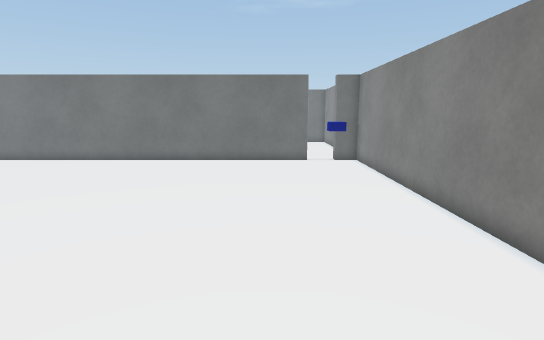
[1] (above)

19 first-person views from a walk through a scene from a Unity 3-D project. The camera is 1.4 m above the floor, tilts 10° down and sees 80° across. The floor is counted in squares, 0.5 m on a side. Each view is taken from the middle of a square. On the plan, view 1 faces up. The plan holds only what a view shows up to about 20 squares ahead; the rest is blank. The place goes on beyond the plan. Some surface patterns are stand-ins.

[2]
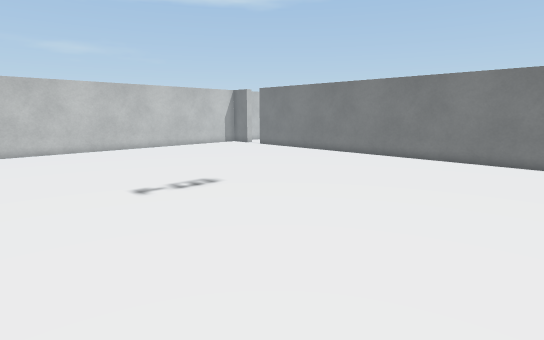

[3]
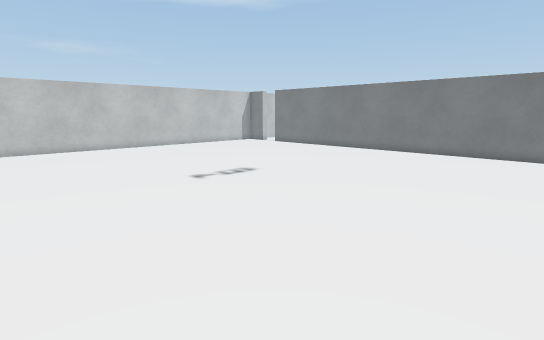

[4]
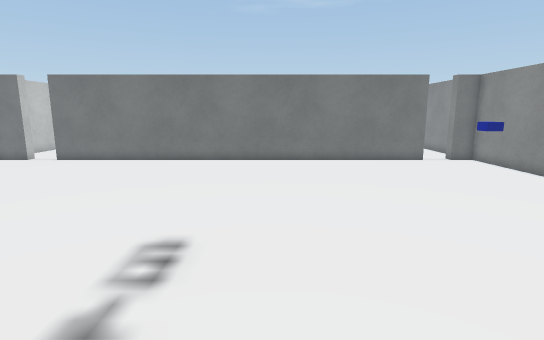

[5]
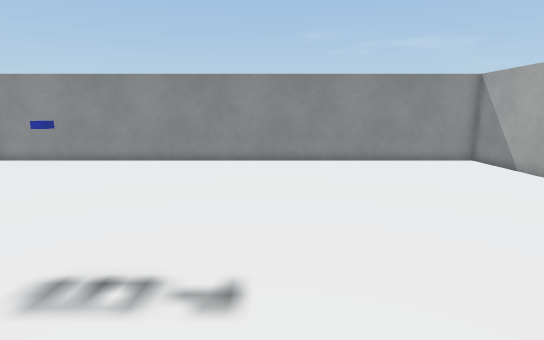

[6]
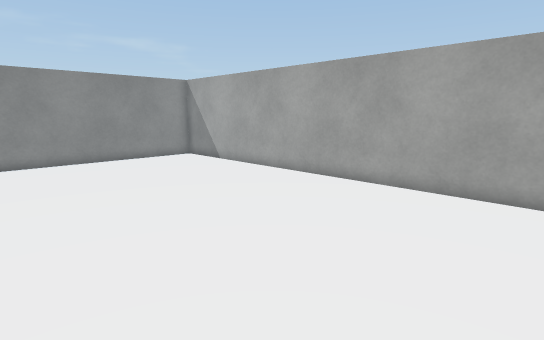

[7]
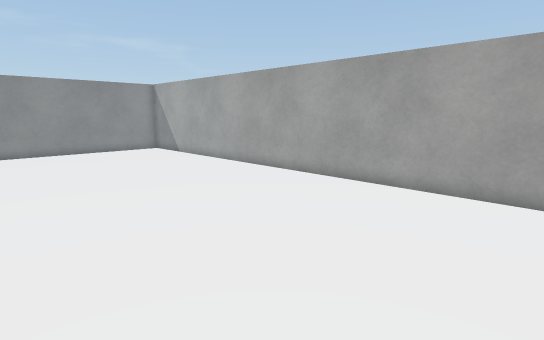

[8]
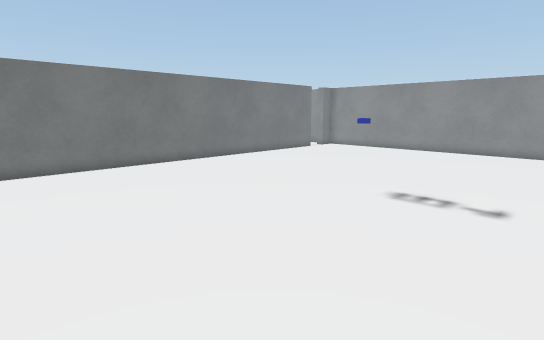

[9]
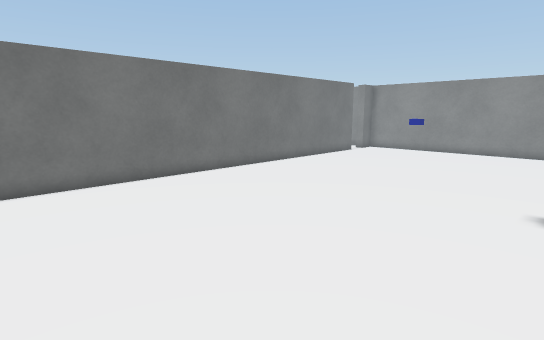

[10]
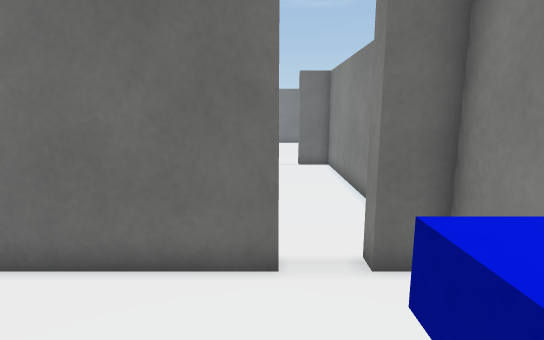

[11]
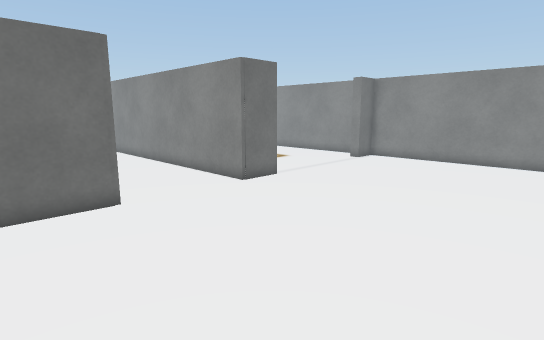

[12]
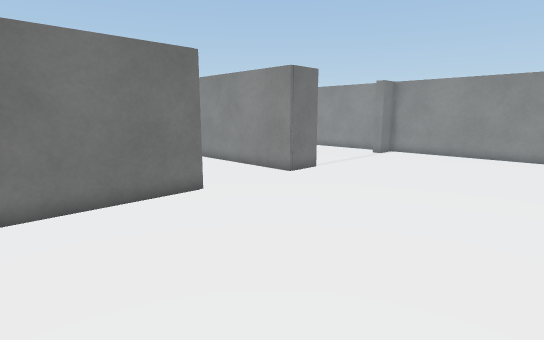

[13]
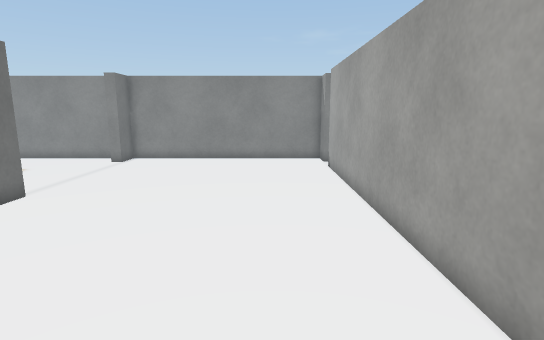

[14]
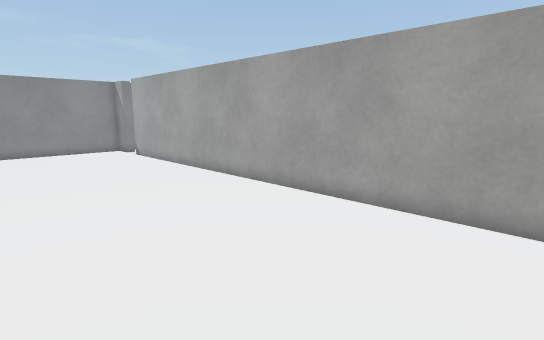

[15]
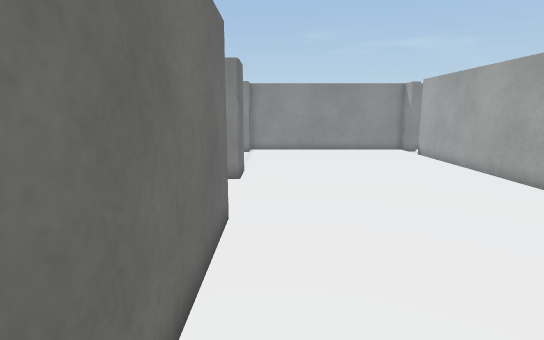

[16]
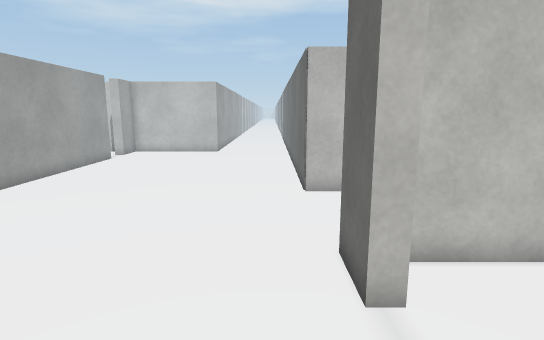

[17]
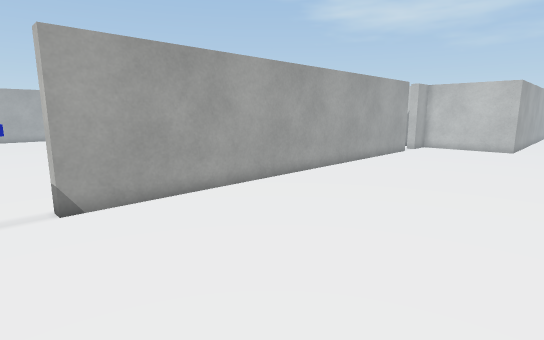

[18]
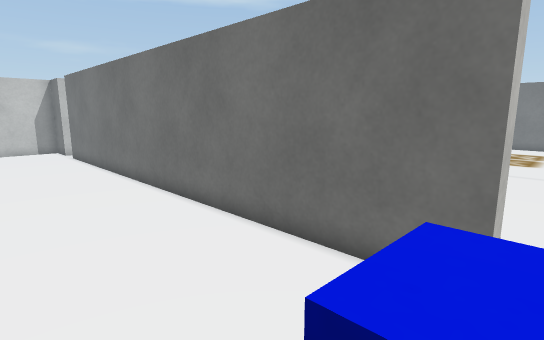

[19]
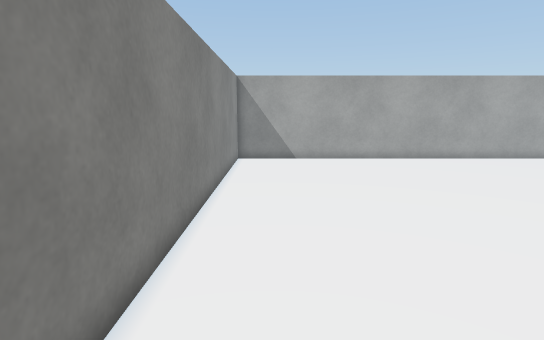

### Floor plan
Points are (right, up) in squares from view 1. A wall is a line through its corners. A room is listed if a view was taken in it or the views show most of it. See-through windows are left out.
Room 1 (views 1, 2, 3, 4, 5, 6, 7, 8, 9, 10, 18, 19)
walls: (-19.2, -8.9) (5.1, -8.9) (5.1, 19.4) (3.8, 19.4) (3.8, 20); (2.1, 20) (2.1, 19.4) (-20, 19.4)
ways out: opening at (3, 19.5) to room 2
objects: blue block (3, 15)
Room 2 (views 11, 12, 13, 14, 15, 16, 17)
walls: (-4.3, 32) (-4.3, 31.4) (-6.4, 31.4) (-6.4, 34.5); (-11.4, 32.6) (-11.4, 31.2) (-20.1, 31.2); (-5.8, 34.5) (-5.8, 32.5); (3.8, 20) (5.1, 20) (5.1, 31.7) (3.5, 31.7) (3.5, 32.2); (5.1, 33) (5.1, 34.5); (-20, 20) (2.1, 20)
ways out: opening at (3, 19.5) to room 1

Where each view was taken, in squares from view 1:
view 1: 0 up, 0 right, facing up
view 2: 1 down, 2 right, facing up-left
view 3: 4 down, 3 right, facing up-left
view 4: 0 up, 7 left, facing up
view 5: 3 up, 14 left, facing right
view 6: 3 up, 15 left, facing down-right
view 7: 3 up, 20 left, facing down-right
view 8: 2 up, 20 left, facing up-right
view 9: 6 up, 20 left, facing up-right
view 10: 14 up, 2 right, facing up
view 11: 21 up, 15 left, facing up-right
view 12: 21 up, 18 left, facing up-right
view 13: 23 up, 15 left, facing right
view 14: 29 up, 20 left, facing down-right
view 15: 30 up, 20 left, facing right
view 16: 30 up, 0 right, facing left
view 17: 30 up, 4 right, facing down-left
view 18: 14 up, 3 right, facing up-left
view 19: 11 up, 3 right, facing down
